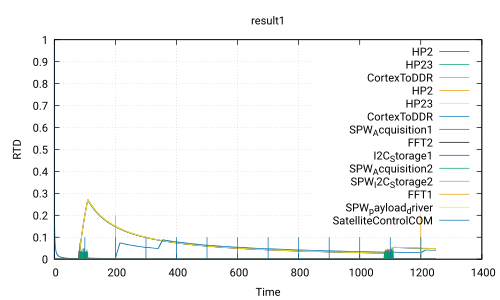

gnuplot code for this plot:
 set title 'result1'
 set ylabel 'RTD'
 set xlabel 'Time'
 set grid
 set term pdf
 set output 'Use_case_DoubleCamera_noSafety.ATIPPIC0.executable340.0_0.0.pdf'
 plot 'Use_case_DoubleCamera_noSafety.ATIPPIC0.executable340.0_0.0.csv' using 1:2 with lines title 'HP2','Use_case_DoubleCamera_noSafety.ATIPPIC0.executable340.0_0.0.csv' using 1:3 with lines title 'HP23','Use_case_DoubleCamera_noSafety.ATIPPIC0.executable340.0_0.0.csv' using 1:4 with lines title 'CortexToDDR','Use_case_DoubleCamera_noSafety.ATIPPIC0.executable340.0_0.0.csv' using 1:5 with lines title 'HP2','Use_case_DoubleCamera_noSafety.ATIPPIC0.executable340.0_0.0.csv' using 1:6 with lines title 'HP23','Use_case_DoubleCamera_noSafety.ATIPPIC0.executable340.0_0.0.csv' using 1:7 with lines title 'CortexToDDR','Use_case_DoubleCamera_noSafety.ATIPPIC0.executable340.0_0.0.csv' using 1:8 with lines title 'SPW_Acquisition1','Use_case_DoubleCamera_noSafety.ATIPPIC0.executable340.0_0.0.csv' using 1:9 with lines title 'FFT2','Use_case_DoubleCamera_noSafety.ATIPPIC0.executable340.0_0.0.csv' using 1:10 with lines title 'I2C_Storage1','Use_case_DoubleCamera_noSafety.ATIPPIC0.executable340.0_0.0.csv' using 1:11 with lines title 'SPW_Acquisition2','Use_case_DoubleCamera_noSafety.ATIPPIC0.executable340.0_0.0.csv' using 1:12 with lines title 'SPW_I2C_Storage2','Use_case_DoubleCamera_noSafety.ATIPPIC0.executable340.0_0.0.csv' using 1:13 with lines title 'FFT1','Use_case_DoubleCamera_noSafety.ATIPPIC0.executable340.0_0.0.csv' using 1:14 with lines title 'SPW_payload_driver','Use_case_DoubleCamera_noSafety.ATIPPIC0.executable340.0_0.0.csv' using 1:15 with lines title 'SatelliteControlCOM'
